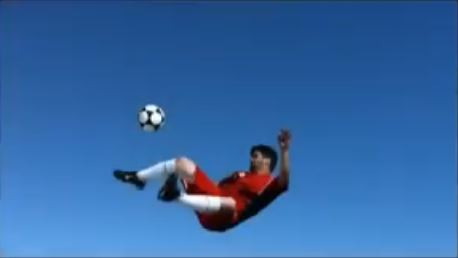
#> input picture computacao-grafica-opencv-python/Lessions/Lession 4/soccer.jpg, 458 x 258 px
$ python histograma_preto_branco.py
#> lines starting #> are read from the running program, lines starting #| are printed output that depends on the picture
import cv2
import numpy as np
from matplotlib import pyplot as plt

img = cv2.imread("soccer.jpg",0)
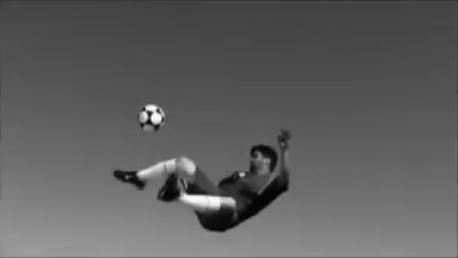
#> img: shape (258, 458); min 0, max 255, mean 95.2
plt.hist(img.ravel(), 256, [0,256]) #grafico começa em 0 e vai até 256
cv2.imshow("Imagem Original",img)
plt.show() # mostrar histograma na tela
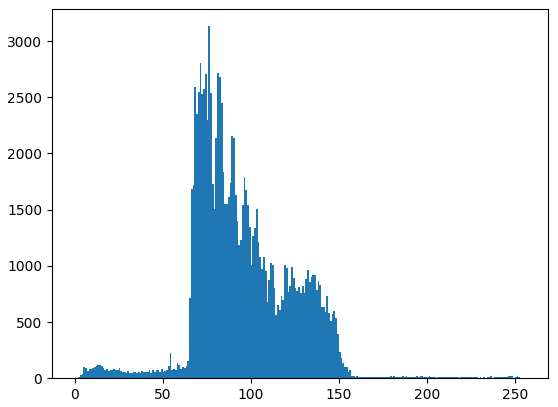
#> figure drawn by matplotlib, 1 panel; tallest bar 3132 high, from x = 76 to 77

cv2.waitKey(0)
cv2.destroyWindow()
